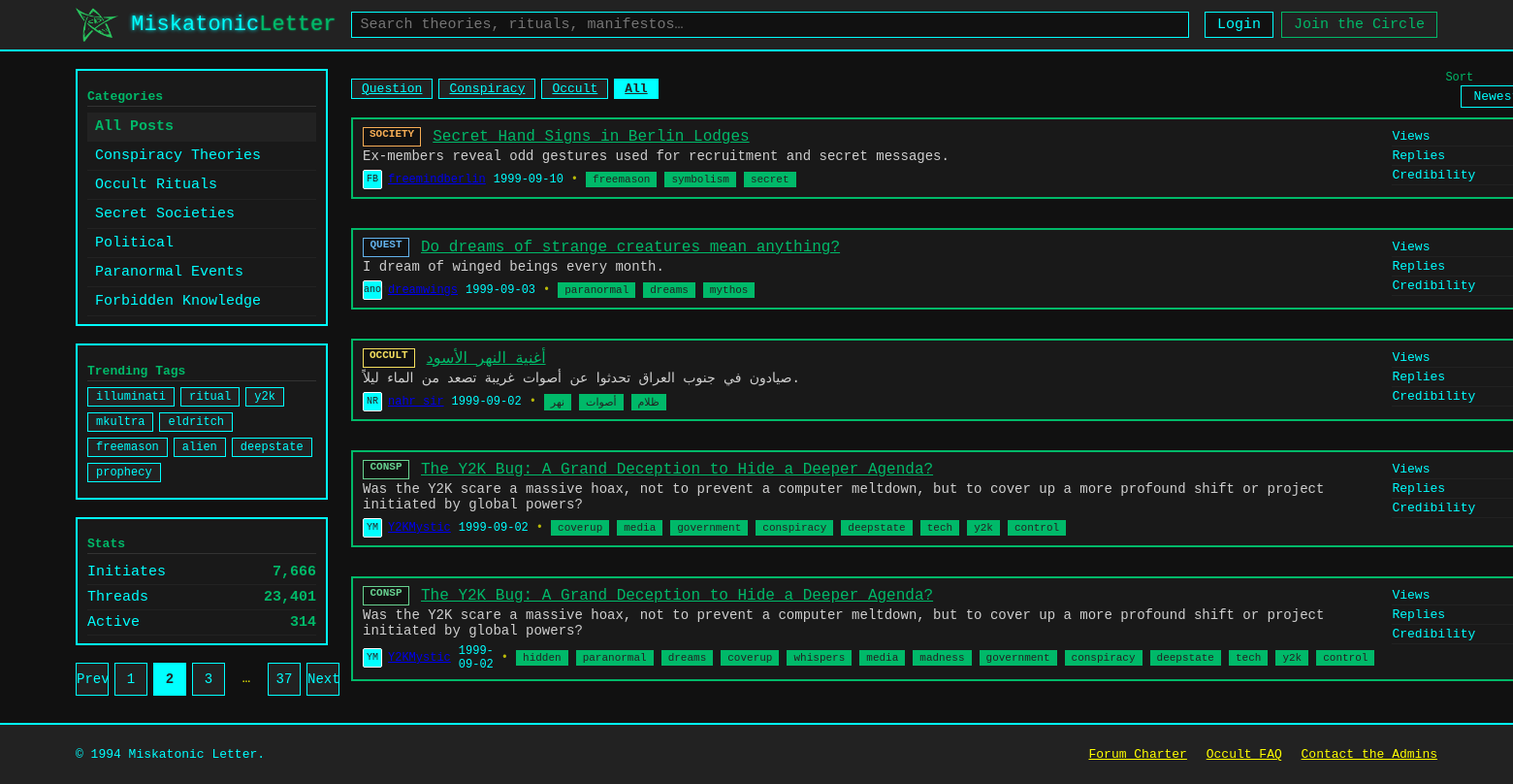
The app's page /Posts?page=2&sort=newest with its own data.
### db.py (models this page shows)
class Badges(Base):
    __tablename__    = "Badges"
    badge_id         = Column(Integer,primary_key=True)
    badge_title      = Column(String)
    badge_lable      = Column(String)

class Posts(Base):
    __tablename__    = "Posts"
    post_id          = Column(Integer,primary_key=True,index=True)
    post_title       = Column(String,nullable=False)
    post_exerpt      = Column(String)
    author_id        = Column(Integer,ForeignKey("Users.user_id"),nullable=False)
    post_date        = Column(Date)
    post_views       = Column(Integer,default=0)
    post_replies     = Column(Integer,default=0)
    post_credibility = Column(Integer,default=0)
    post_content     = Column(Text)
    badge_id         = Column(Integer,ForeignKey("Badges.badge_id"))

class Users(Base):
    __tablename__    = "Users"
    user_id          = Column(Integer,primary_key=True,index=True)
    user_avatar      = Column(String(2))
    user_name        = Column(String)

class Tags(Base):
    __tablename__    = "Tags"
    tag_id           = Column(Integer,primary_key=True,index=True)
    tag_lable        = Column(String)

### posts.py (the view)
@router.get("/Posts", response_class=HTMLResponse)
async def get_posts(
    request: Request,
    page: int = 1,
    q:str = "",
    sort:str = "newest",
    badge:str = "",
    db:Session = Depends(get_db)
):
    POSTS_PER_PAGE = 5
    POPULAR_BADGE_COUNT = 3
    posts = db.query(Posts)
    if badge:
        badge_query = db.query(Badges).filter(func.upper(Badges.badge_lable)==badge.upper()).first()
        if badge_query:
            posts = posts.filter(Posts.badge_id == badge_query.badge_id)
    if q:
        posts = posts.join(Users     , Posts.author_id   ==  Users.user_id     )\
                     .join(PostsTags , Posts.post_id     ==  PostsTags.post_id )\
                     .join(Tags      , PostsTags.tag_id  ==  Tags.tag_id       )\
        q_lower = f"%{q.lower()}%"
        posts = posts.filter(
            or_(
                Posts.post_title.ilike(q_lower),
                Posts.post_title.ilike(q_lower),
                Posts.post_content.ilike(q_lower),
                Users.user_name.ilike(q_lower),
                Tags.tag_lable.ilike(q_lower)
            )
        ).distinct()
    if   sort == "views":
        posts = posts.order_by(Posts.post_views.desc())
    elif sort == "newest":
        posts = posts.order_by(Posts.post_date.desc())
    total_posts = posts.count()
    total_pages = (total_posts + POSTS_PER_PAGE - 1) // POSTS_PER_PAGE
    page_posts  = posts.offset((page-1)*POSTS_PER_PAGE).limit(POSTS_PER_PAGE).all()
    serialized_posts = [serialize_post(post,db) for post in page_posts]
    popular_badges_query = db.query(Badges,func.count(Posts.post_id).label("post_count"))\
        .join(Posts,Badges.badge_id==Posts.badge_id)\
        .group_by(Badges.badge_id)\
        .order_by(desc("post_count"))\
        .limit(POPULAR_BADGE_COUNT)
    popular_badges = [serialize_badge(badge) for badge,_ in popular_badges_query]
    return templates.TemplateResponse(
        "index.html",
        {
            "request": request,
            "posts": serialized_posts,
            "badge": badge,
            "sort": sort,
            "page": page,
            "popular_badges":popular_badges,
            "total_pages": total_pages,
            "q":q
        }
    )

### templates/index.html (shortened to what this page needs)
<!doctype html>
<html lang="en">
<head>
  <link rel="stylesheet" href="{{ url_for('static', path='styles.css') }}" />
</head>
<body>
  <header class="topbar">
    <div class="container topbar__inner">
      <a class="brand" href="{{ url_for('get_posts') }}">
        <img src="{{ url_for('static', path='imgs/elder-sign.png') }}" alt="" class="brand__logo" aria-hidden="true">
        <span class="brand__name">Miskatonic<span class="accent">Letter</span></span>
      </a>
      <form class="search" action="{{ url_for('get_posts') }}" method="get" role="search">
        <input class="search__input" type="search" name="q" value="{{ q }}" placeholder="Search theories, rituals, manifestos…" aria-label="Search" />
      </form>
      <nav class="usernav" aria-label="User">
        <a class="btn btn--ghost" href="#">Login</a>
        <a class="btn btn--primary" href="#">Join the Circle</a>
      </nav>
    </div>
  </header>
  <main class="container layout">
    <aside class="sidebar">
      <section class="card">
        <h2 class="card__title">Categories</h2>
        <nav class="list list--links">
          <a href="#" class="list__item is-active">All Posts</a>
          <a href="#" class="list__item">Conspiracy Theories</a>
          <a href="#" class="list__item">Occult Rituals</a>
          <a href="#" class="list__item">Secret Societies</a>
          <a href="#" class="list__item">Political</a>
          <a href="#" class="list__item">Paranormal Events</a>
          <a href="#" class="list__item">Forbidden Knowledge</a>
        </nav>
      </section>
      <section class="card">
        <h2 class="card__title">Trending Tags</h2>
        <div class="tags">
          <a href="#" class="tag">illuminati</a>
          <a href="#" class="tag">ritual</a>
          <a href="#" class="tag">y2k</a>
          <a href="#" class="tag">mkultra</a>
          <a href="#" class="tag">eldritch</a>
          <a href="#" class="tag">freemason</a>
          <a href="#" class="tag">alien</a>
          <a href="#" class="tag">deepstate</a>
          <a href="#" class="tag">prophecy</a>
        </div>
      </section>
      <section class="card">
        <h2 class="card__title">Stats</h2>
        <ul class="meta">
          <li><span>Initiates</span><strong>7,666</strong></li>
          <li><span>Threads</span><strong>23,401</strong></li>
          <li><span>Active</span><strong>314</strong></li>
        </ul>
      </section>
              <nav class="pagination" aria-label="Pagination">
          {% set pages = [1] %}
          {% set pages = pages | unique | sort %}
          {% if page > 1 %}
            <a class="page" href="{{ url_for('get_posts') }}?page={{ page - 1 }}{% if q %}&q={{ q }}{% endif %}{% if badge %}&badge={{ badge }}{% endif %}{% if sort %}&sort={{ sort }}{% endif %}">Prev</a>
          {% else %}
            <span class="page is-disabled">Prev</span>
          {% endif %}
          {% for p in pages %}
          {% if p == page %}
            <span class="page is-current">{{ p }}</span>
          {% else %}
            <a class="page" href="{{ url_for('get_posts') }}?page={{ p }}{% if q %}&q={{ q }}{% endif %}{% if badge %}&badge={{ badge }}{% endif %}{% if sort %}&sort={{ sort }}{% endif %}">{{ p }}</a>
          {% endif %}
          {% if not loop.last and pages[loop.index] - p > 1 %}
            <span class="page page--dots">…</span>
          {% endif %}
          {% endfor %}
          {% if page < total_pages %}
            <a class="page" href="{{ url_for('get_posts') }}?page={{ page + 1 }}{% if q %}&q={{ q }}{% endif %}{% if badge %}&badge={{ badge }}{% endif %}{% if sort %}&sort={{ sort }}{% endif %}">Next</a>
          {% else %}
            <span class="page is-disabled">Next</span>
          {% endif %}
        </nav>
    </aside>
    <section class="content">
      <div class="bar">
        <div class="chips">
          {% for badge in popular_badges %}
            <a
              class="chip{% if request.query_params.get('badge') == badge.label %} is-selected{% endif %}"
              href="{{ url_for('get_posts') }}?badge={{ badge.label }}{% if q %}&q={{ q }}{% endif %}{% if sort %}&sort={{ sort }}{% endif %}"
            >{{ badge.title }}</a>
          {% endfor %}
          <a
            class="chip{% if not request.query_params.get('badge') %} is-selected{% endif %}"
            href="{{ url_for('get_posts') }}{% if q %}?q={{ q }}{% endif %}{% if sort %}&sort={{ sort }}{% endif %}"
          >All</a>
        </div>
        <div class="filters">
          <label class="select">
            <span class="select__label">Sort</span>
              <form class="search" action="{{ url_for('get_posts') }}" method="get" role="search">
                <select name="sort" onchange="this.form.submit()">
                  <option value="newest" {% if request.query_params.get('sort', 'newest') == 'newest' %}selected{% endif %}>Newest</option>
                </select>
              </form>
          </label>
        </div>
      </div>
      <div class="threads" role="feed" aria-busy="false">
        {% for post in posts %}
          <article class="thread card" role="article">
            <div class="thread__main">
              <div class="thread__row">
                <span class="badge badge--{{ post.badge.label }}" title="{{ post.badge.title }}">{{ post.badge.label }}</span>
                <a href="{{ url_for('get_post', id=post.id) }}" class="thread__title" data-id="{{ post.id }}">{{ post.title }}</a>
              </div>
              <p class="thread__excerpt">{{ post.exerpt }}</p>
              <div class="thread__meta">
                <span class="author">
                  <span class="avatar" aria-hidden="true">{{ post.author.avatar }}</span>
                  <a href="#" class="author__name">{{ post.author.name }}</a>
                </span>
                <time datetime="{{ post.date }}">{{ post.date }}</time>
                <span class="dot" aria-hidden="true">•</span>
                {% for tag in post.tags %}
                  <a href="#" class="tag">{{ tag }}</a>
                {% endfor %}
              </div>
            </div>
            <ul class="thread__stats">
              <li><span class="stat__label">Views</span><strong>{{ post.stats.views }}</strong></li>
              <li><span class="stat__label">Replies</span><strong>{{ post.stats.replies }}</strong></li>
              <li><span class="stat__label">Credibility</span><strong>{{ post.stats.credibility }}</strong></li>
            </ul>
          </article>
        {% endfor %}
        </div>
    </section>
  </main>
  <footer class="footer">
    <div class="container footer__inner">
      <p>© 1994 Miskatonic Letter.</p>
      <nav class="footer__links">
        <a href="#">Forum Charter</a>
        <a href="#">Occult FAQ</a>
        <a href="#">Contact the Admins</a>
      </nav>
    </div>
  </footer>
</body>
</html>

### records on screen
Badges: title "Question"
Badges: title "Conspiracy"
Badges: title "Occult"
Posts: badge.label "SOCIETY", title "Secret Hand Signs in Berlin Lodges", exerpt "Ex-members reveal odd gestures used for recruitment and secret messages.", author.avatar "FB", date "1999-09-10"
Tags: tag_lable "freemason"
Tags: tag_lable "symbolism"
Tags: tag_lable "secret"
Posts: badge.label "QUEST", title "Do dreams of strange creatures mean anything?", exerpt "I dream of winged beings every month.", author.avatar "anon39", date "1999-09-03"
Tags: tag_lable "paranormal"
Tags: tag_lable "dreams"
Tags: tag_lable "mythos"
Posts: badge.label "OCCULT", title "أغنية النهر الأسود", exerpt "صيادون في جنوب العراق تحدثوا عن أصوات غريبة تصعد من الماء ليلاً.", author.avatar "NR", date "1999-09-02"
Tags: tag_lable "نهر"
Tags: tag_lable "أصوات"
Tags: tag_lable "ظلام"
Posts: badge.label "CONSP", title "The Y2K Bug: A Grand Deception to Hide a Deeper Agenda?", exerpt "Was the Y2K scare a massive hoax, not to prevent a computer meltdown, but to cover up a more profound shift or project initiated by global powers?", author.avatar "YM", date "1999-09-02"
Tags: tag_lable "coverup"
Tags: tag_lable "media"
Tags: tag_lable "government"
Tags: tag_lable "conspiracy"
Tags: tag_lable "deepstate"
Tags: tag_lable "tech"
Tags: tag_lable "y2k"
Tags: tag_lable "control"
Posts: badge.label "CONSP", title "The Y2K Bug: A Grand Deception to Hide a Deeper Agenda?", exerpt "Was the Y2K scare a massive hoax, not to prevent a computer meltdown, but to cover up a more profound shift or project initiated by global powers?", author.avatar "YM", date "1999-09-02"
Tags: tag_lable "hidden"
Tags: tag_lable "whispers"
Tags: tag_lable "madness"

### other values on screen
{{ p }} "1" "3" "37"
{{ p }} "2"
